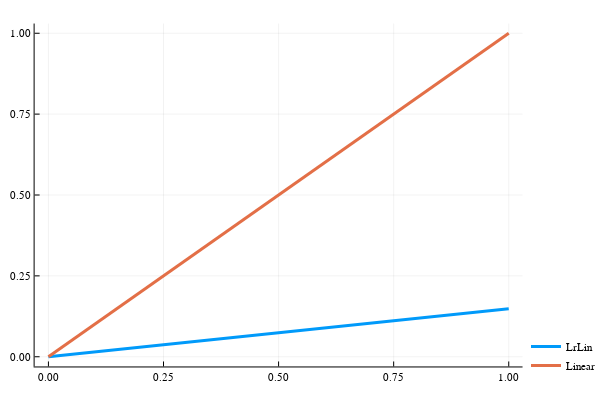

The cell this chart's notebook holds for it:
### Code cell
plot([x->restLRLin(x) x->x],0,1,label=["LrLin" "Linear"],lw = 3,legend=:bottomright)

### Figure 1 — Plotly figure (JSON) as saved in the notebook; plotly's stock layout.template omitted (floating-point values rounded to 4 significant figures)
{"data": [{"colorbar": {"title": ""}, "legendgroup": "LrLin", "line": {"color": "rgba(0, 154, 250, 1.000)", "dash": "solid", "shape": "linear", "width": 3}, "mode": "lines", "name": "LrLin", "showlegend": true, "type": "scatter", "x": [0, 0.009766, 0.1001, 0.1543, 0.2002, 0.2501, 0.296, 0.3453, 0.4023, 0.4531, 0.4975, 0.546, 0.5948, 0.6487, 0.7001, 0.7534, 0.7983, 0.8532, 0.9047, 0.9873, 1], "xaxis": "x1", "y": [1e-05, 0.001459, 0.01486, 0.02291, 0.02971, 0.03711, 0.04392, 0.05123, 0.0597, 0.06722, 0.07382, 0.08102, 0.08825, 0.09625, 0.1039, 0.1118, 0.1184, 0.1266, 0.1342, 0.1465, 0.1484], "yaxis": "y1", "zmax": null, "zmin": null}, {"colorbar": {"title": ""}, "legendgroup": "Linear", "line": {"color": "rgba(227, 111, 71, 1.000)", "dash": "solid", "shape": "linear", "width": 3}, "mode": "lines", "name": "Linear", "showlegend": true, "type": "scatter", "x": [0, 0.009766, 0.1001, 0.1543, 0.2002, 0.2501, 0.296, 0.3453, 0.4023, 0.4531, 0.4975, 0.546, 0.5948, 0.6487, 0.7001, 0.7534, 0.7983, 0.8532, 0.9047, 0.9873, 1], "xaxis": "x1", "y": [0, 0.009766, 0.1001, 0.1543, 0.2002, 0.2501, 0.296, 0.3453, 0.4023, 0.4531, 0.4975, 0.546, 0.5948, 0.6487, 0.7001, 0.7534, 0.7983, 0.8532, 0.9047, 0.9873, 1], "yaxis": "y1", "zmax": null, "zmin": null}], "layout": {"annotations": [], "height": 400, "legend": {"bgcolor": "rgba(255, 255, 255, 1.000)", "bordercolor": "rgba(0, 0, 0, 1.000)", "font": {"color": "rgba(0, 0, 0, 1.000)", "family": "sans-serif", "size": 11}, "tracegroupgap": 0, "x": 1, "y": 0}, "margin": {"b": 20, "l": 0, "r": 0, "t": 20}, "paper_bgcolor": "rgba(255, 255, 255, 1.000)", "plot_bgcolor": "rgba(255, 255, 255, 1.000)", "showlegend": true, "width": 600, "xaxis": {"anchor": "y1", "domain": [0.06582, 0.9934], "gridcolor": "rgba(0, 0, 0, 0.100)", "gridwidth": 0.5, "linecolor": "rgba(0, 0, 0, 1.000)", "mirror": false, "range": [-0.03, 1.03], "showgrid": true, "showline": true, "showticklabels": true, "tickangle": 0, "tickcolor": "rgb(0, 0, 0)", "tickfont": {"color": "rgba(0, 0, 0, 1.000)", "family": "sans-serif", "size": 11}, "tickmode": "array", "ticks": "inside", "ticktext": ["0.00", "0.25", "0.50", "0.75", "1.00"], "tickvals": [0, 0.25, 0.5, 0.75, 1], "title": "", "titlefont": {"color": "rgba(0, 0, 0, 1.000)", "family": "sans-serif", "size": 15}, "type": "-", "visible": true, "zeroline": false, "zerolinecolor": "rgba(0, 0, 0, 1.000)"}, "yaxis": {"anchor": "x1", "domain": [0.03762, 0.9902], "gridcolor": "rgba(0, 0, 0, 0.100)", "gridwidth": 0.5, "linecolor": "rgba(0, 0, 0, 1.000)", "mirror": false, "range": [-0.03, 1.03], "showgrid": true, "showline": true, "showticklabels": true, "tickangle": 0, "tickcolor": "rgb(0, 0, 0)", "tickfont": {"color": "rgba(0, 0, 0, 1.000)", "family": "sans-serif", "size": 11}, "tickmode": "array", "ticks": "inside", "ticktext": ["0.00", "0.25", "0.50", "0.75", "1.00"], "tickvals": [0, 0.25, 0.5, 0.75, 1], "title": "", "titlefont": {"color": "rgba(0, 0, 0, 1.000)", "family": "sans-serif", "size": 15}, "type": "-", "visible": true, "zeroline": false, "zerolinecolor": "rgba(0, 0, 0, 1.000)"}}}
